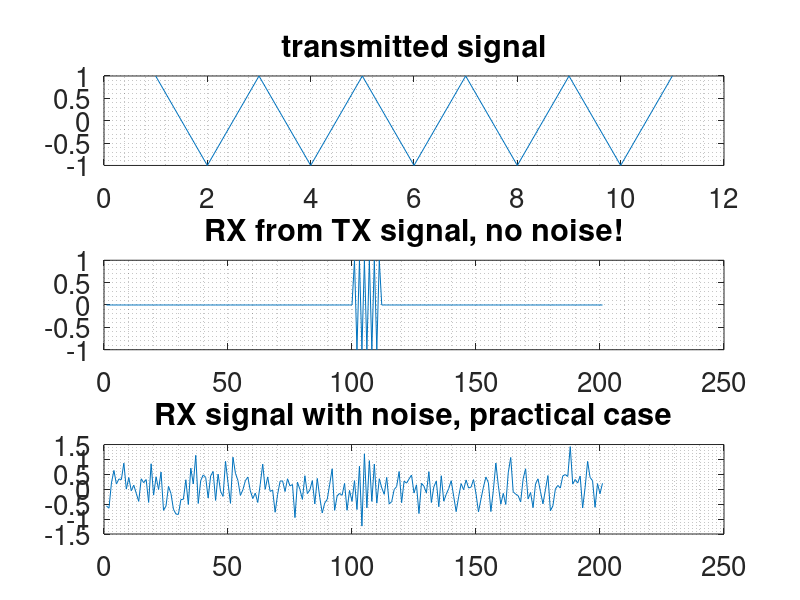
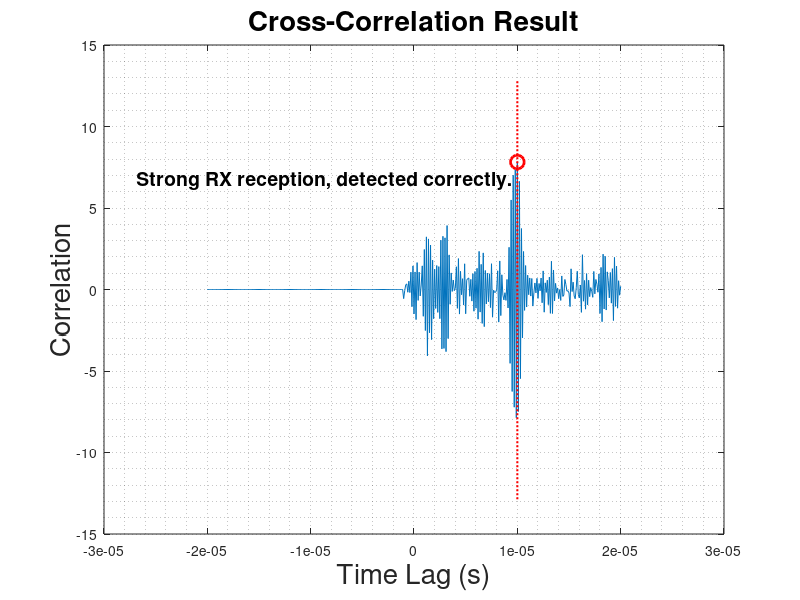

Reproduce these figures in MATLAB, in order.
function Correlation()
    close all;
    pkg load signal;
    clc;
    % Define RADAR parameters and transmitted signal
    c = 3e8;                            % light speed
    T = 1e-6;                           % Pulse duration
    fs = 10e6;                          % Sampling frequency
    t_pulse = 0 : 1/fs : T;
    tx_signal = cos(2*pi*5e6*t_pulse);  % TX signal (5 MHz carrier)
    s1 = subplot(3,1,1);
    plot(tx_signal);
    set( s1, 'title', 'transmitted signal' , 'fontsize', 20);
    grid minor on;
    % Simulate the echo signal from a target
    target_dist = 1500;                 % Target is 1500m away!

    % 10uS for the pulse to travel to target and back
    time_delay = 2 * target_dist / c;

    % Received signal, transmitted and back
    t_sim = 0 : 1/fs : 2*time_delay;    % Longer time vector for simulation
    rx_signal = zeros(size(t_sim));
    % Find the start index for the delayed signal
    delay_samples = round(time_delay * fs);
    % Place the delayed pulse into the received signal array
    rx_signal(delay_samples + 1 : delay_samples + length(tx_signal)) = tx_signal;
    s2 = subplot(3,1,2);
    plot(rx_signal);
    grid minor on;
    set( s2, 'title', 'RX from TX signal, no noise!' , 'fontsize', 20);

    % Add noise to the received signal to make it more realistic
    noise = 0.9 * randn(size(rx_signal));
    noisy_rx_sig = rx_signal + 0.5*noise;
    s3 = subplot(3,1,3);
    plot(noisy_rx_sig);
    grid minor on;
    set( s3, 'title', 'RX signal with noise, practical case' , 'fontsize', 20);

    % Perform Cross-Correlation to find the target's echo
    % xcorr is used for simulation.
    [correlation_result, lags] = xcorr(noisy_rx_sig, tx_signal);

    % Find the peak of the correlation result
    % The peak tells us the time delay
    [max_corr_value, peak_index] = max(abs(correlation_result));
    peak_lag = lags(peak_index);

    % target range calculation
    % Convert the lag (in samples) back to time delay, and then to distance.
    measured_time_delay = peak_lag / fs;
    measured_range = (measured_time_delay * c) / 2;

    % Print the results
    fprintf(' Simulated Target Range: %.2f meters\n', target_dist);
    fprintf(' Calculated Range via Correlation: %.2f meters\n', measured_range);

    % Plotting the results to visualize
    figure;
    idx = lags/fs;
    plot(idx, correlation_result);
    title('Cross-Correlation Result', 'fontsize', 20);
    xlabel('Time Lag (s)', 'fontsize', 20);
    ylabel('Correlation', 'fontsize', 20);
    grid minor on;

    hold on;
    [peak_val, peak_idx] = max(correlation_result);
    peak_time = idx(peak_idx);

    % Highlight the maximum point with a big red circle
    plot(peak_time, peak_val, 'ro', 'MarkerSize', 10, 'LineWidth', 2);

    % Add a vertical dotted line at the peak
    plot([peak_time peak_time], [min(correlation_result)-5 max(correlation_result)+5], 'r:', 'LineWidth', 1.5);

    % Add the text annotation below the peak.
    % The 'Interpreter', 'tex' property allows for bold font using '\bf'.
    text(peak_time, max(correlation_result) - 0.5, '\bf Strong RX reception, detected correctly. ', ...
    'HorizontalAlignment', 'right', 'VerticalAlignment', 'top', 'FontSize', 14, 'Color', 'k', 'Interpreter', 'tex');
    % Uncomment above lines to visualize
end
